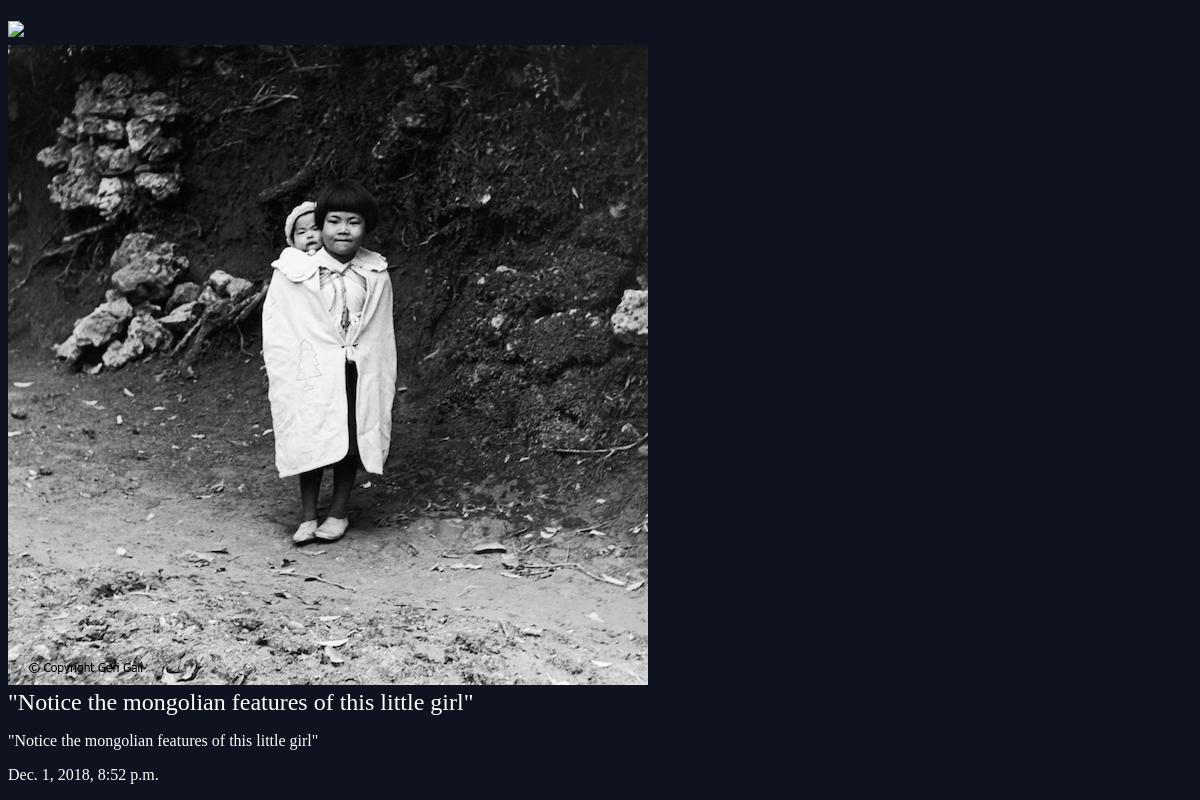
The app's page /articles/6/ with its own data.
### articles/models.py (models this page shows, shortened)
class Article(models.Model):
    title = models.CharField(max_length = 100)
    slug = models.SlugField()
    author = models.CharField(default='', max_length = 100)
    body = models.TextField()
    date = models.DateTimeField(auto_now_add = True)
    thumb = models.ImageField(default='default.png', blank = True)

### articles/views.py (the view)
# urls.py: url(r'^(?P<slug>[\w-]+)/$', views.article_detail, name="detail"),
def article_detail(request, slug):
    article = models.Article.objects.get(slug=slug)
    return render(request,'articles/article_detail.html', {'article': article})

### articles/templates/articles/article_detail.html
{% extends 'base_layout.html' %}
{% block content %}
<div class = "article-detail">
    <div class="article">
        <img src="{{article.thumb.url}}"/>
        <h2> {{article.title}} </h2>
        <p> {{article.body}} </p>
        <p> {{article.date}} </p>
    </div>
</div>
{% endblock %}

### articles/assets/style.css (style rules this page uses)
body { background-color: #0f121f; background-repeat: no-repeat; color: #fff; }
body * { font-family: : UBuntu; }
h1, h2, h3, h4, h5 { font-weight: normal; margin: 0; }

### records on screen
Article: thumb (picture), title "\"Notice the mongolian features of this little girl\"", body "\"Notice the mongolian features of this little girl\"", date "Dec. 1, 2018, 8:52 p.m."
